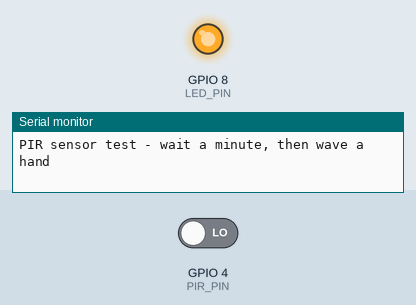
Recording of a sketch running on a simulated ESP32-C3. Parts: output pins drawn as LEDs (lit = HIGH), the last lines printed to the serial monitor. The inputs (shaded band) are chosen by the test bench; at power-on: GPIO 4 (PIR_PIN) LOW.

Above: at 1.2 s.
1.3 s: GPIO 4 (PIR_PIN) driven HIGH
At 1.7 s:
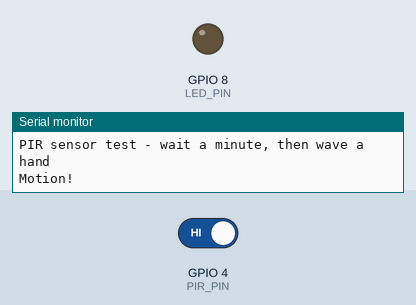
2.8 s: GPIO 4 (PIR_PIN) driven LOW
At 4.1 s:
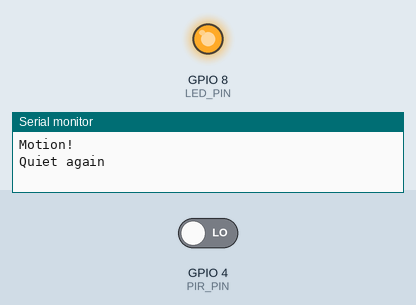
Timing chart, 0 to 5.8 s (numbered marks = the images above; inputs shaded):
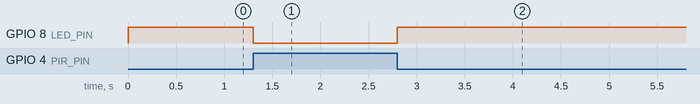

The sketch:

pir_test.ino
```cpp
// ElTech-Online ESP32 Motion Alarm — PIR sensor test
//
// BETA: this sketch compiles but has not been fully tested on hardware yet.
//
// The smallest possible sketch for the HC-SR501 motion sensor: the board's own
// blue LED lights while the sensor sees movement, and Serial Monitor prints
// each change. No buzzer, no relay, no WiFi. Use it to check the sensor is
// wired correctly and to set its two orange adjusters.
//
// Wiring (3 wires):
//   sensor VCC -> ESP32-C3 5V   (the sensor needs 5 V; its OUT pin is a safe 3.3 V)
//   sensor OUT -> ESP32-C3 GPIO 4
//   sensor GND -> ESP32-C3 GND
//
// Good to know:
//   - The sensor needs about a minute after power-on before it is reliable.
//   - After each detection, OUT stays HIGH for a while (the "Tx" adjuster sets
//     how long, from about 3 seconds to 5 minutes). Turn it fully
//     anticlockwise for the shortest time while you are testing.
//   - The "Sx" adjuster sets how far the sensor sees (about 3 to 7 metres).

#define PIR_PIN 4   // the pin the sensor's OUT wire is on
#define LED_PIN 8   // the blue LED already on the ESP32-C3 board

// setup() runs once, when the board is powered on or reset.
void setup() {
  Serial.begin(115200);
  pinMode(PIR_PIN, INPUT);    // INPUT = the board listens on this pin
  pinMode(LED_PIN, OUTPUT);   // OUTPUT = the board drives this pin
  Serial.println("PIR sensor test - wait a minute, then wave a hand");
}

// loop() runs over and over, forever.
void loop() {
  // digitalRead() gives HIGH (3.3 V on the pin) or LOW (0 V).
  bool motion = digitalRead(PIR_PIN) == HIGH;

  // The on-board LED is "active low": it lights when its pin is LOW.
  digitalWrite(LED_PIN, motion ? LOW : HIGH);

  // Print only when something changes, not thousands of times a second.
  // ("static" makes lastMotion keep its value between runs of loop().)
  static bool lastMotion = false;
  if (motion != lastMotion) {
    lastMotion = motion;
    Serial.println(motion ? "Motion!" : "Quiet again");
  }
}
```

Measured:
- after the input at 1.3 s, GPIO 8 (LED_PIN): HIGH → LOW at once
- after the input at 2.8 s, GPIO 8 (LED_PIN): LOW → HIGH at once
